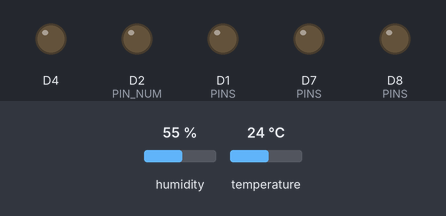
A sketch run on a simulated ESP8266 (NodeMCU). Shown: output pins drawn as LEDs (lit = HIGH, except the on-board LED, lit = LOW). The inputs (shaded band) are chosen by the test bench; at power-on: humidity 55 %, temperature 24 °C. WiFi joins after 1.5 s; servers stay silent unless stated; random numbers use the default seed unless the sketch sets one; no MQTT or app messages arrive unless stated; what the sketch prints to the serial monitor is not drawn.

Above: at 0.1 s.
At 1.6 s:
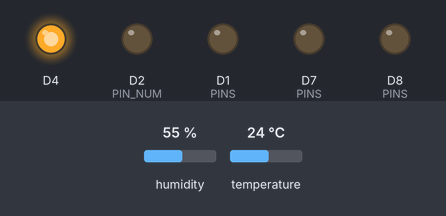
Timing chart, 0 to 3.1 s (numbered marks = the images above):
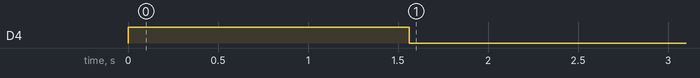

The sketch:

machineCode.ino
```cpp
#include <ESP8266WiFi.h>
#include "DHT.h"
#include <PubSubClient.h>

const char * ssid = "Tahmid";
const char * password = "passwordnai";
const char * mqtt_server = "91.121.93.94"; // test.mosquitto.org
const char * pubSubTopic = "CSE323/SEC07";

DHT dht(D5, DHT22);

const int PIN_NUM = 4;
const int PINS[] = { -1, D1, D2, D7, D8};

int pin_status[] = {-1, 0, 0, 0, 0};

String status_message = "m0000";

WiFiClient espClient;
PubSubClient client(espClient);

const int MSG_BUFFER_SIZE = 50;

char msg[MSG_BUFFER_SIZE];

void turn_on(const int pin) {
  digitalWrite(PINS[pin], HIGH);
  pin_status[pin] = 1;
}
void turn_off(const int pin) {
  digitalWrite(PINS[pin], LOW);
  pin_status[pin] = 0;
}

void setup_wifi() {
  delay(10);
  Serial.println();
  Serial.print("Connecting to ");
  Serial.println(ssid);
  WiFi.mode(WIFI_STA);
  WiFi.begin(ssid, password);

  while (WiFi.status() != WL_CONNECTED) {
    delay(500);
    Serial.print(".");
  }

  randomSeed(micros());

  Serial.println("");
  Serial.println("WiFi connected");
  Serial.println("IP address: ");
  Serial.println(WiFi.localIP());
}
char buffer[10];
void reportStatus() {
  for (int i = 1; i <= PIN_NUM; ++i) {
    status_message[i] = pin_status[i] + '0';
  }
  String report = status_message;
  report += '~';
  report += dtostrf(dht.readHumidity(), 5, 2, buffer);
  report += '~';
  report += dtostrf(dht.readTemperature(), 5, 2, buffer);

  client.publish(pubSubTopic, report.c_str());
}

void callback(char * topic, byte * payload, unsigned int length) {
  if (payload[0] == 'm') {
    return;
  }
  if ((char) payload[2] == '1') {
    turn_on((char) payload[1] - '0');
  } else if ((char) payload[2] == '0') {
    turn_off((char) payload[1] - '0');
  }
  reportStatus();
}

void reconnect() {

  digitalWrite(BUILTIN_LED, HIGH);

  while (!client.connected()) {
    Serial.print("Attempting MQTT connection...");

    String clientId = "ESP8266Client-";
    clientId += String(random(0xffff), HEX);
    if (client.connect(clientId.c_str())) {
      Serial.println("connected");
      digitalWrite(BUILTIN_LED, LOW);
      client.subscribe(pubSubTopic);
    } else {
      Serial.print("failed, rc=");
      Serial.print(client.state());
      Serial.println(" try again in 5 seconds");
      delay(5000);
    }
  }
}

void setup() {
  dht.begin();
  pinMode(BUILTIN_LED, OUTPUT);
  for (int i = 1; i <= PIN_NUM; ++i) {
    pinMode(PINS[i], OUTPUT);
  }
  for (int i = 1; i <= PIN_NUM; ++i) {
    digitalWrite(PINS[i], LOW);
  }
  digitalWrite(BUILTIN_LED, HIGH);
  Serial.begin(115200);
  setup_wifi();
  client.setServer(mqtt_server, 1883);
  client.setCallback(callback);
}

unsigned long last_refresh_time = 0;
void loop() {
  if (!client.connected()) {
    reconnect();
  }
  client.loop();
  unsigned long now = millis();
  if (now - last_refresh_time >= 2000) {
    last_refresh_time = now;
    reportStatus();
  }
}
```

Measured:
- by itself, D4: HIGH → LOW at 1.6 s
